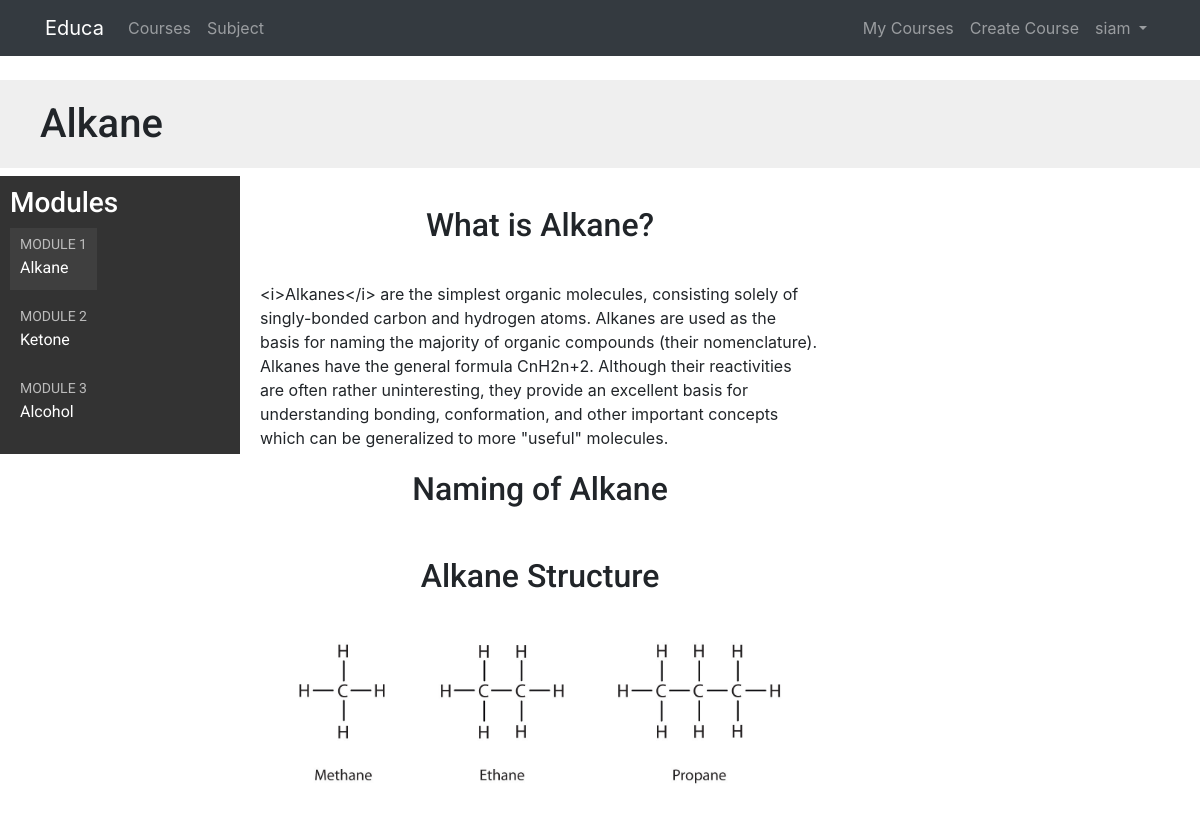
/students/course/3/ (signed in), run on the app's committed database.
### courses/models.py (models this page shows, shortened)
class Module(models.Model):
    course = models.ForeignKey(Course,
                        related_name='modules',
                        on_delete=models.CASCADE)
    title = models.CharField(max_length=200)
    description = models.TextField(blank=True)
    order = OrderField(blank=True, for_fields=['course'])
    class Meta:
        ordering = ['order'] #default ordering
    def __str__(self):
        return '{}. {}'.format(self.order, self.title)

class Content(models.Model):
    module = models.ForeignKey(Module,
                               related_name='contents',
                               on_delete=models.CASCADE)
    content_type = models.ForeignKey(ContentType,
                                     limit_choices_to={'model__in':('text',
                                                                    'video',
                                                                    'image',
                                                                    'file')},
                                     on_delete=models.CASCADE)
    object_id = models.PositiveIntegerField()
    item = GenericForeignKey('content_type', 'object_id')
    order = OrderField(blank=True, for_fields=['module'])
    class Meta:
            ordering = ['order']

class ItemBase(models.Model):
    owner = models.ForeignKey(User,
                              related_name='%(class)s_related',
                              on_delete=models.CASCADE)
    title = models.CharField(max_length=250)
    created = models.DateTimeField(auto_now_add=True)
    updated = models.DateTimeField(auto_now=True)
    class Meta:
         abstract =True
    def render(self):
        return render_to_string('courses/content/{}.html'.format(
                            self._meta.model_name), {'item': self})

class Text(ItemBase):
    content = models.TextField()

class Video(ItemBase):
    url = models.URLField()

class Image(ItemBase):
    file = models.FileField(upload_to='images')

### students/views.py (the view)
class StudentCourseDetailView(DetailView):
    model = Course
    template_name = 'students/course/detail.html'
    def get_queryset(self):
        qs = super(StudentCourseDetailView, self).get_queryset()
        return qs.filter(students__in=[self.request.user])
    def get_context_data(self, **kwargs):
        context = super(StudentCourseDetailView,
                        self).get_context_data(**kwargs)
        course = self.get_object()
        if 'module_id' in self.kwargs:
            context['module'] = course.modules.get(
                                    id=self.kwargs['module_id'])
        else:
            context['module'] = course.modules.all()[0]
        return context

### courses/templatetags/course.py (called while the page is built)
@register.filter(name='has_group')
def has_group(user, group_name):
    group = Group.objects.get(name=group_name)
    return True if group in user.groups.all() else False

### templates/students/course/detail.html (shortened to what this page needs)
{% extends "base.html" %}
{% load cache %}
{% block content %}
    <h1>
        {{ module.title }}
    </h1>
    <div>
    <div class="contents">
        <h3>Modules</h3>
        <ul id="modules">
        {% for m in object.modules.all %}
            <li data-id="{{ m.id }}" {% if m == module %}class="selected"{% endif %}>
                <a href="{% url "student_course_detail_module" object.id m.id %}">
                    <span>
                        Module <span class="order">{{ m.order|add:1 }}</span>
                    </span>
                    <br>
                    {{ m.title }}
                </a>
            </li>
        {% empty %}
            <li>No modules yet.</li>
        {% endfor %}
        </ul>
    </div>
    <div class="module">
        {% cache 600 module_contents module %}
            {% for content in module.contents.all %}
                {% with item=content.item %}
                    <h2>{{ item.title }}</h2>
                    {{ item.render }}
                {% endwith %}
            {% endfor %}
        {% endcache %}
    </div>
    </div>
{% endblock %}

### templates/base.html (shortened to what this page needs)
{% load socialaccount %}
{% load course %}
{% load staticfiles %}
<!DOCTYPE html>
<html>
<head>
<link href="{% static "css/slider.css" %}" rel="stylesheet">
  <link href="{% static "css/base.css" %}" rel="stylesheet">
    <link rel="stylesheet" href="https://stackpath.bootstrapcdn.com/bootstrap/4.3.1/css/bootstrap.min.css"/>
</head>
<body>
  {% include 'base/navbar.html' %}
    <div id="content">
      {% block content %}
      {% endblock %}
    </div>
</body>
</html>

### templates/base/navbar.html (shortened to what this page needs)
{% load course %}
{% url 'course_list' as course_list %}
{% url 'home' as home_url %}
{% url 'sub_list' as subject_url %}
{% url 'manage_course_list' as mine %}
{% url 'student_course_list' as std %}
{% url 'course_create' as create_url %}
<div  class="navbar navbar-expand-md navbar-dark bg-dark mb-4">
  <div class="container">
    <a href="{{ home_url }}" class=" navbar-brand">Educa</a>
<div class="collapse navbar-collapse" id="navbarSupportedContent">
     <ul class="navbar-nav mr-auto">
       <li class="nav-item {% if request.path == course_list %}active{% endif %}">
         <a class="nav-link" href="{{ course_list }}">Courses <span class="sr-only">(current)</span></a>
       </li>
       <li class="nav-item {% if request.path == subject_url %}active{% endif %}">
         <a class="nav-link" href="{{ subject_url }}">Subject</a>
       </li>
     </ul>
 </div>
 <div class="collapse navbar-collapse" id="navbarCollapse">
     {% if user.is_authenticated %}
       <ul class="navbar-nav ml-auto">
        {% if request.user|has_group:"Instructors" %}
         <li class="nav-item {% if request.path == mine %}active{% endif %}">
           <a class="nav-link" href="{{mine}}">My Courses</a>
         </li>
         <li class="nav-item {% if request.path == create_url %}active{% endif %}">
           <a class="nav-link" href="{{create_url}}">Create Course</a>
         </li>
         {% else %}
         <li class="nav-item {% if request.path == std %}active{% endif %}">
           <a class="nav-link" href="{{std}}">Enrolled Courses</a>
         </li>
         {% endif %}
           <li class="nav-item">
             <a class="nav-link dropdown-toggle" href="#" id="userMenu"
               data-toggle="dropdown" aria-haspopup="true"
               aria-expanded="false">
               {{ user.username }}
             </a>
           </li>
         </ul>
       {% endif %}
     </div>
  </div>
</div>

### templates/courses/content/text.html
{{ item.content|linebreaks|safe }}

### templates/courses/content/video.html (shortened to what this page needs)
{% load embed_video_tags %}

### templates/courses/content/image.html
<p><img class="img-fluid" src="{{ item.file.url }}" ></p>

### static/css/slider.css (style rules this page uses)
h2 { text-align:center; padding: 20px; }

### static/css/base.css (style rules this page uses)
body { margin:0; font-family:'Roboto', sans-serif; font-weight:400; color:#333; }
a { color:#3fad37; text-decoration:none; }
ul { float:left; }
h1, h2, h3, h4, h5, h6 { font-family:'Roboto', sans-serif; font-weight:300; }
h1 { background:#efefef; width:100%; overflow:auto; padding:20px 0 20px 40px; margin:0; }
.module { padding:10px 20px; float:left; width:600px; }
.module p { margin:10px 0 20px; width:100%; float:left; }
.contents { width:20%; padding:10px; float:left; background:#333; color: #fff; font-family:'Roboto', sans-serif; }
.contents ul { list-style:none; margin:0; padding:0; }
.contents ul li { margin:0 0 10px 0; padding:4px 10px 10px; overflow:auto; }
.contents ul li.selected { background:#3f3f3f; }
.contents ul span { text-transform:uppercase; color:#bbb; font-size:14px; }
.contents ul a { display:block; color:#fff; text-decoration:none; }

### data on the page
Module: title "Alkane", order|add "1"
Module: order|add "2", title "Ketone"
Module: order|add "3", title "Alcohol"
Content: item "What is Alkane?", item.content "<i>Alkanes</i> are the simplest organic molecules, consisting solely of singly-bonded carbon and hydrogen atoms. Alkanes are used as the basis for naming the majority of organic compounds (their nomenclature). Alkanes have the general formula CnH2n+2. Although their reactivities are often rather uninteresting, they provide an excellent basis for understanding bonding, conformation, and other important concepts which can be generalized to more \"useful\" molecules."
Content: item "Naming of Alkane"
Content: item "Alkane Structure", item.file (picture)

### other printed values
{{ user.username }} "siam"
